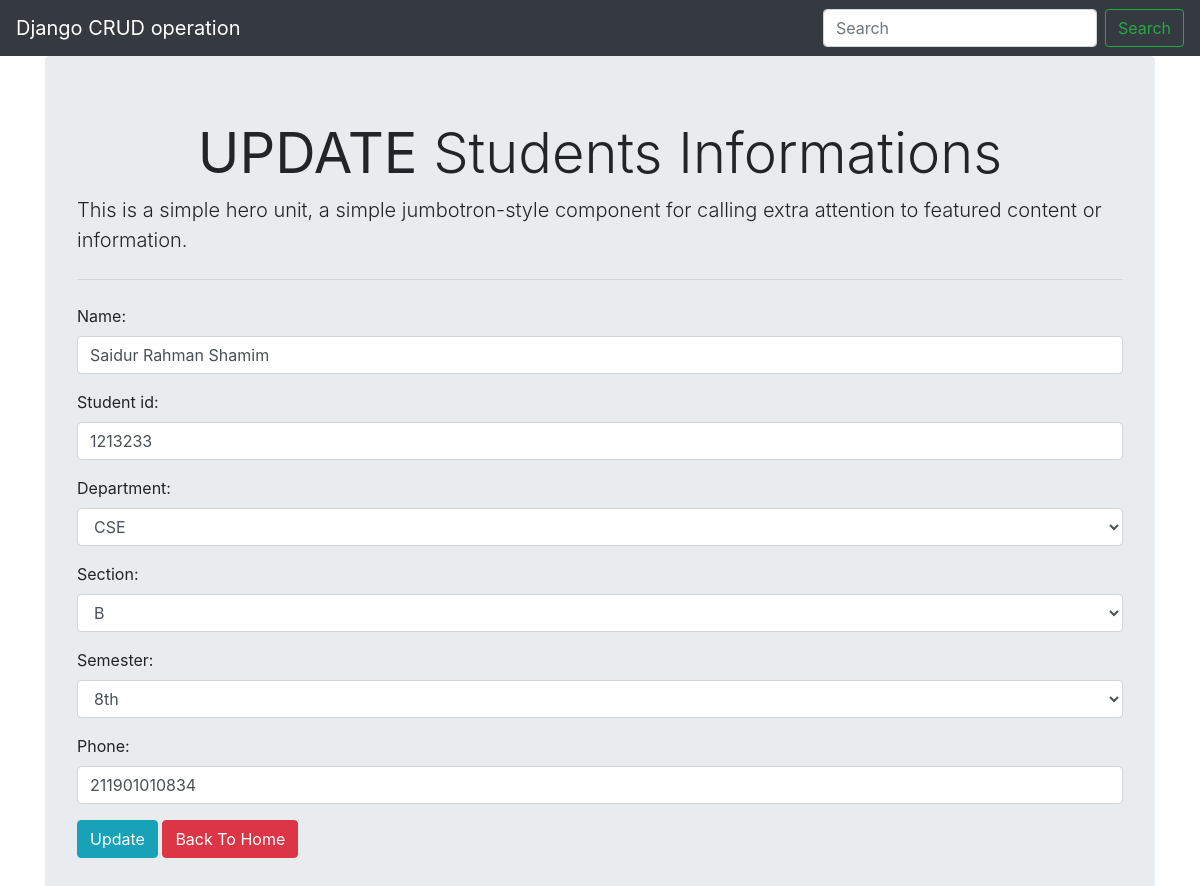
Before: /update/2 with the older database file.
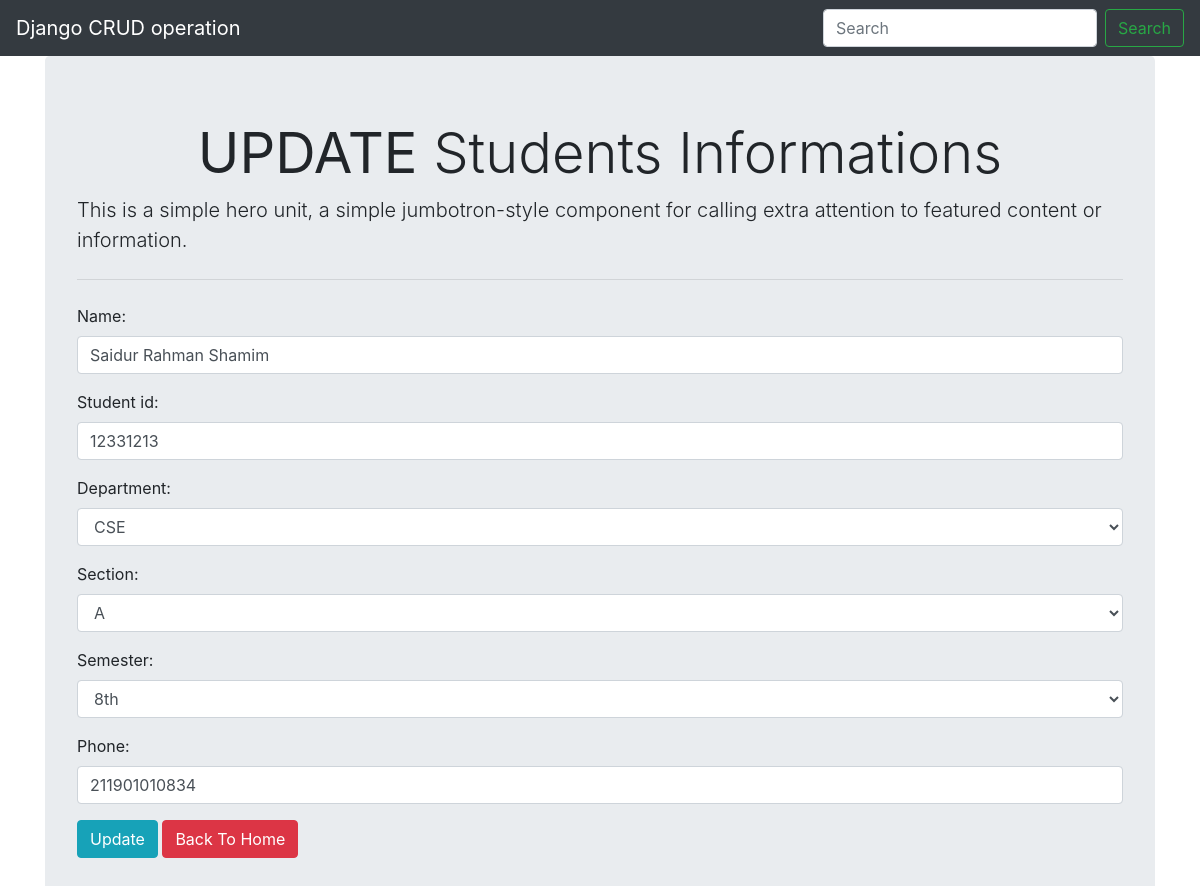
After: the same page with the newer database file.
### studentsinfo/models.py (models this page shows, shortened)
class Student(models.Model):
    name = models.CharField(max_length=20)
    student_id = models.IntegerField(default=0, blank=False, null=False)
    department = models.ForeignKey(Department, on_delete=models.CASCADE)
    section = models.ForeignKey(Section,on_delete=models.CASCADE)
    semester = models.ForeignKey(Semester, on_delete=models.CASCADE)
    phone = models.CharField(max_length=15)

class Department(models.Model):
    name = models.CharField(max_length=20)
    def __str__(self):
        return self.name

class Section(models.Model):
    name = models.CharField(max_length=5)
    def __str__(self):
        return self.name

class Semester(models.Model):
    name = models.CharField(max_length=15)
    def __str__(self):
        return self.name

### studentsinfo/views.py (the view)
# urls.py: path('update/<int:id>', views.update, name="update"),
def update(request,id):
    file = Student.objects.get(id=id)
    if request.method == 'POST':
        form = StudentForm(request.POST, instance=file)
        if form.is_valid():
            form.save()
            messages.success(request, 'Profile Updated.')
            return redirect('/')
    else:
        form=StudentForm(instance=file)
    return render(request, 'update.html', {'form':form})

### studentsinfo/forms.py
class StudentForm(ModelForm):
    class Meta:
        model = Student
        fields = ('name','student_id', 'department', 'section','semester', 'phone')
        widgets ={
            'name' : forms.TextInput(attrs={'class':'form-control'}),
            'student_id' : forms.TextInput(attrs={'class':'form-control'}),
            'department' : forms.Select(attrs={'class':'form-control'}),
            'section' : forms.Select(attrs={'class':'form-control'}),
            'semester' : forms.Select(attrs={'class':'form-control'}),
            'phone' : forms.TextInput(attrs={'class':'form-control'}),
        }

### templates/update.html (shortened to what this page needs)
{% extends 'base.html' %}
{% block heading %}
<h3 class="display-4 text-center" ><b>UPDATE</b> Students Informations</h3>
{% endblock heading %}
{% block content %}
<form action="" method="post">
    {{form.as_p}}
    <button type="submit" class="btn btn-info" >Update</button>
    <a href="{% url 'allstudent'%}" class="btn btn-danger">Back To Home</a>
</form>
{% endblock content %}

Changed rows visible on the page:
changed Student "CSE": student_id "1213233" → "12331213"; section "B" → "A"
